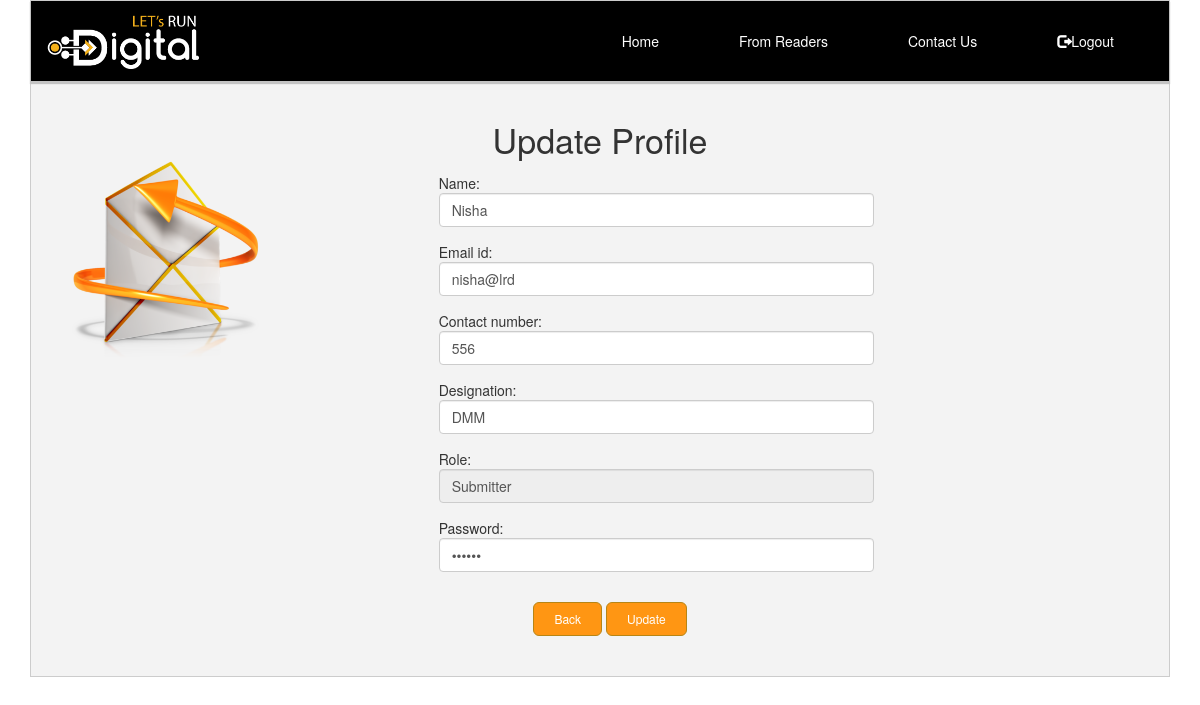
The app's page /curatoroptionsupdateprofile (signed in), older data.
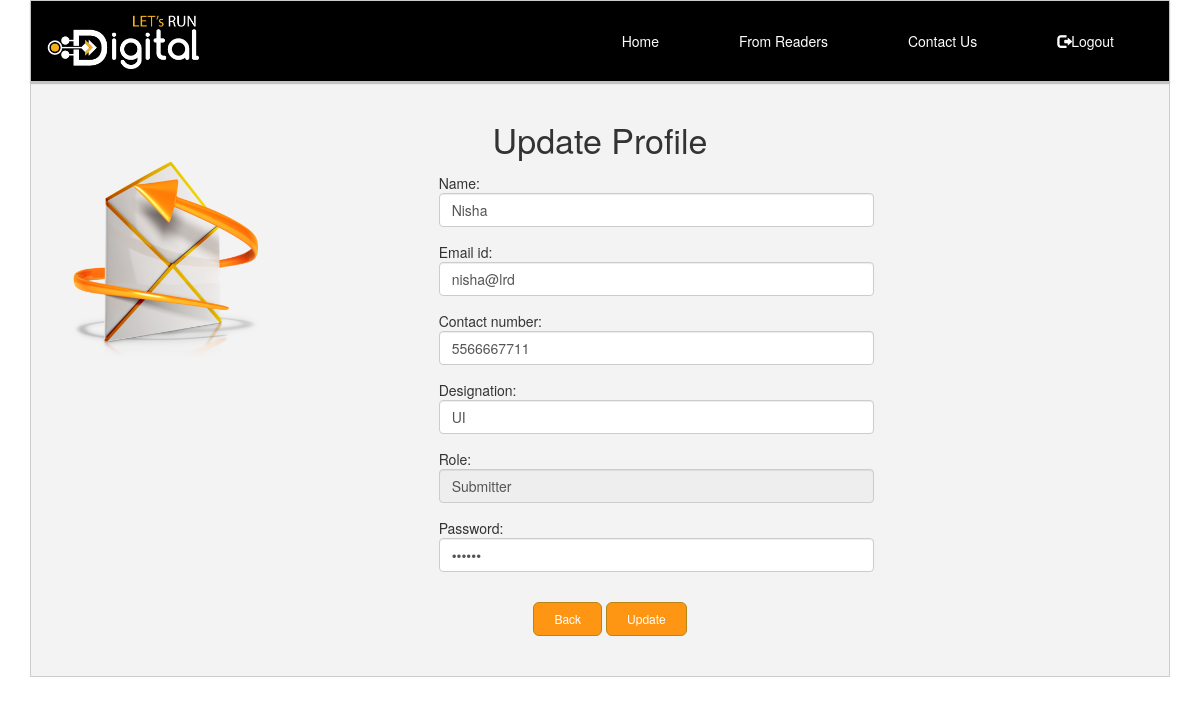
The same page, newer data.
### tables this page shows
CREATE TABLE users(user_id INTEGER PRIMARY KEY AUTOINCREMENT,user_name TEXT,email TEXT UNIQUE,phoneno INTEGER,company_designation TEXT,list_role TEXT,password TEXT);

### displaydetails.py (the view)
@app.route('/curatoroptionsupdateprofile',methods=['get','post'])
@login_required
def detail():
    g.db=connect_database()
    mail=session['useremail']
    c=g.db.execute('Select * from users where email=?',(mail,))
    details = [dict(user_id=row[0], user_name=row[1], email=row[2], phoneno=row[3], company_designation=row[4],
                    list_role=row[5],
                    password=row[6]) for row in c.fetchall()]
    g.db.close()
    return render_template('updateprofile.html', details=details)

### displaydetails.py (called while the page is built)
def connect_database():
    return sqlite3.connect(app.config['DATABASE'])

def login_required(test):
    @wraps(test)
    def wrap(*args,**kwargs):
        if session['logged_in'] == True :
            print('i m not clearing session')
            return test(*args,**kwargs)
        else:
            flash('login required !!')
            return render_template('Subscribe.html')
    return wrap

### templates/updateprofile.html (shortened to what this page needs)
{% extends 'masteroutlay_logout_image.html' %}
    {% block heading %}Update Profile{% endblock %}
            {%block updateprofile_curator %}
            <form action="{{url_for('curatorupdateprofile_submitclick')}}" method="post">
                    {%for item in details%}
                        <div class="form-group">
                            <div class="col-sm-5 pull-left">
                            Name:
                            <input type="text" id="name" name="name" value="{{item.user_name}}" class="form-control">
                            Email id:
                            <input type ="email" id="email" name="email"   value="{{item.email}}" class="form-control">
                            Contact number:
                            <input type="number" id="contactnumber" name="contactnumber" value="{{item.phoneno}}" class="form-control">
                            Designation:
                            <input type="text" id="designation" name="designation" value="{{item.company_designation}}" class="form-control">
                            Role:
                            <input type="text" id="listrolecur" name="listrole" value="{{item.list_role}}" class="form-control" readonly>
                            Password:
                            <input type="password" id="password" name="password" value="{{item.password}}" class="form-control">
                            </div>
                        </div>
                    {%endfor%}
                    <div class="clearfix"></div>
                    <div class="btn-container">
                        <button type="button" onclick="history.go(-1)" class="btn btn-info btn-lg">Back</button>
                        <button type="submit" class="btn btn-info btn-lg">Update</button>
                    </div>
            </form>
            {% endblock %}

Row changes from the older to the newer data that the page shows:
changed users "Nisha": contactnumber "556" → "5566667711"; designation "DMM" → "UI"
